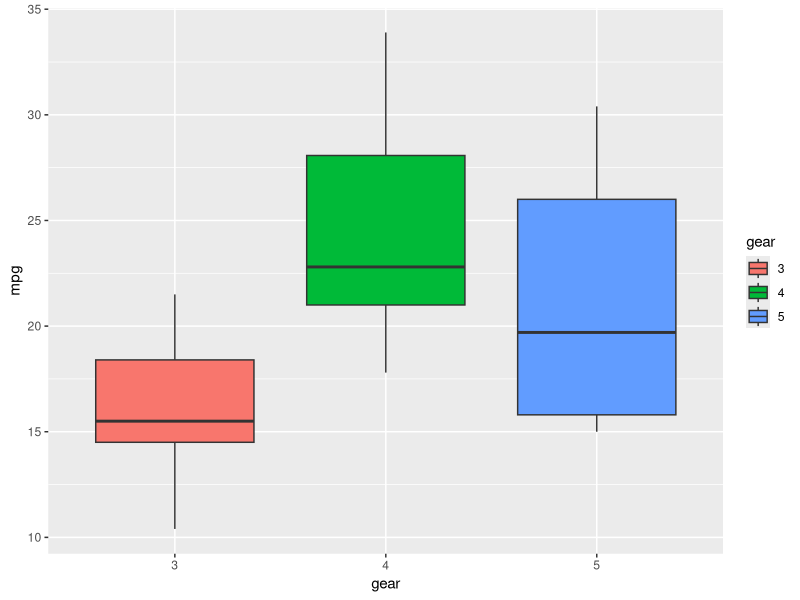
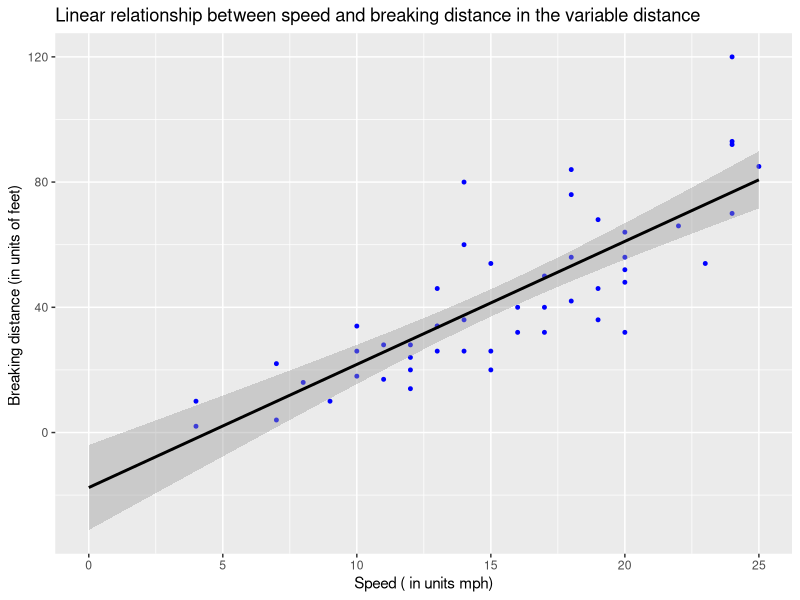
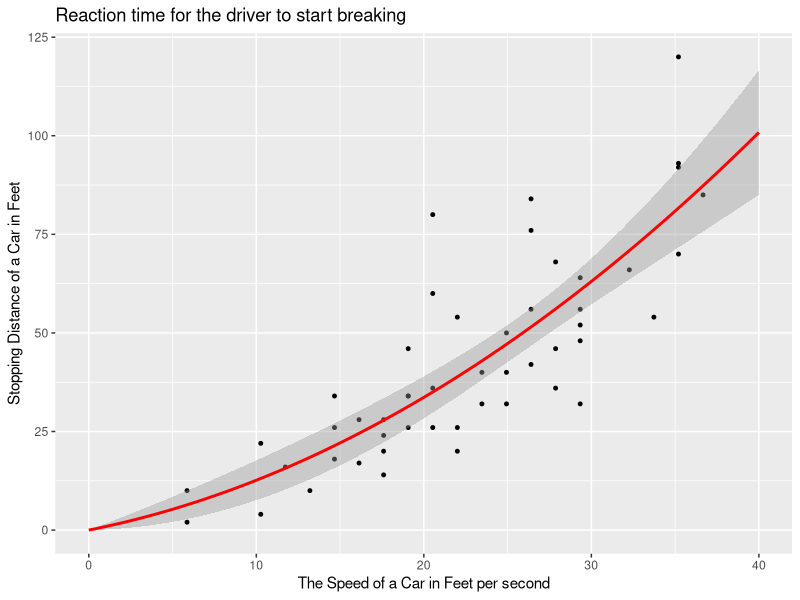

These charts were generated, in order, by the following R code:
## ---- chunk 1
sum(5:55)
## ---- chunk 2
sumfun<- function (n) ###sumfun means summary fuction by assigning the n as a fuction to interpret the following sum when n is changed.
  sum(5:n)### formula ###
sumfun(10) ### sum(5:10) ###
sumfun (20)### sum(5:20) ###
sumfun(100) ### sum (5:100) ###
## ---- chunk 3
fibseq<-seq(1,12)
fibseq[1]=1 ### assignment of the first entry as given ###
fibseq[2]=1 ### assignment of second entry as given ###

for (i in 3:12) ### to find the entries between the third and twelth###

fibseq[i]<-fibseq[i-1]+fibseq[i-2]
fibseq### print out of the first 12 entries of the Fibonacci series after the first two entries as they are already given.###
## ---- chunk 4
library(ggplot2)
data<-mtcars### assigning what data being used###
data$gear<-as.factor(mtcars$gear) ###convert the gear variable from numeric into factor###
p<-ggplot(data, aes(x=gear, y=mpg, fill=gear )) + geom_boxplot()
p
          ### to plot box plots with the x axis as gear, y axis as mpg and fill in the gears with colour###
## ---- chunk 5
cars.lm<- lm(formula = dist~speed, data = cars)
summary(cars.lm)
###linear relationship between speed (in units of mph) and breaking distance (in units of feet) in the variable distance###
## ---- chunk 6
library(ggplot2)
data("cars")
ggplot(cars, aes(x=speed, y=dist)) + 
  geom_point(color='Blue', size = 1) +xlim(c(0, 25)) +
  geom_smooth(method=lm, color='Black', fullrange=TRUE) + labs(title= 'Linear relationship between speed and breaking distance in the variable distance ', x= 'Speed ( in units mph)', y= 'Breaking distance (in units of feet) ')### plot the data points from Question 5 and the linear fit.###
## ---- chunk 7
library(ggplot2)


data <- cars
reg_data <- lm(dist ~ speed + I(speed^2), data=data)
reg_data
reg_data$coefficients[3]
data$new_speed <- data$speed * (5280/3600)###converting speed miles per housr to feet per second.###


reg_data <- lm(dist ~ 0 + new_speed + I(new_speed^2), data=data)
summary(reg_data) ### Adding the 0 term tells the lm() to fit the line through the origin

ggplot(data, aes(x = new_speed, y = dist)) + 
 geom_point(color='Black', size = 1) + xlim(c(0,40)) +
 geom_smooth(method = "lm", formula = "y ~ 0 + x + I(x^2)",  color="red", fullrange='TRUE') + labs(title= 'Reaction time for the driver to start breaking ', y = 'Stopping Distance of a Car in Feet', x = "The Speed of a Car in Feet per second")

